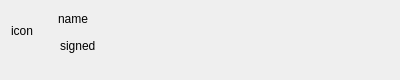
<?xml version="1.0" encoding="UTF-8"?>
<ui version="4.0">
 <class>CFriendItem</class>
 <widget class="QWidget" name="CFriendItem">
  <property name="geometry">
   <rect>
    <x>0</x>
    <y>0</y>
    <width>400</width>
    <height>80</height>
   </rect>
  </property>
  <property name="minimumSize">
   <size>
    <width>400</width>
    <height>80</height>
   </size>
  </property>
  <property name="maximumSize">
   <size>
    <width>400</width>
    <height>69</height>
   </size>
  </property>
  <property name="windowTitle">
   <string>Form</string>
  </property>
  <widget class="QLabel" name="lb_icon">
   <property name="geometry">
    <rect>
     <x>11</x>
     <y>11</y>
     <width>40</width>
     <height>40</height>
    </rect>
   </property>
   <property name="minimumSize">
    <size>
     <width>40</width>
     <height>40</height>
    </size>
   </property>
   <property name="maximumSize">
    <size>
     <width>40</width>
     <height>40</height>
    </size>
   </property>
   <property name="text">
    <string>icon</string>
   </property>
   <property name="scaledContents">
    <bool>true</bool>
   </property>
  </widget>
  <widget class="QLabel" name="lb_name">
   <property name="geometry">
    <rect>
     <x>58</x>
     <y>11</y>
     <width>32</width>
     <height>16</height>
    </rect>
   </property>
   <property name="text">
    <string>name</string>
   </property>
  </widget>
  <widget class="QLabel" name="lb_signed">
   <property name="geometry">
    <rect>
     <x>60</x>
     <y>30</y>
     <width>331</width>
     <height>31</height>
    </rect>
   </property>
   <property name="text">
    <string>signed</string>
   </property>
  </widget>
 </widget>
 <resources/>
 <connections/>
</ui>
